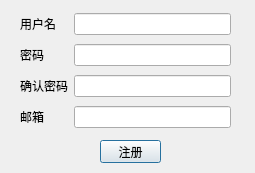
<?xml version="1.0" encoding="UTF-8"?>
<ui version="4.0">
 <class>Register</class>
 <widget class="QDialog" name="Register">
  <property name="geometry">
   <rect>
    <x>0</x>
    <y>0</y>
    <width>255</width>
    <height>173</height>
   </rect>
  </property>
  <property name="windowTitle">
   <string>Dialog</string>
  </property>
  <property name="styleSheet">
   <string notr="true"/>
  </property>
  <widget class="QPushButton" name="registerCheckButton">
   <property name="geometry">
    <rect>
     <x>100</x>
     <y>140</y>
     <width>61</width>
     <height>23</height>
    </rect>
   </property>
   <property name="styleSheet">
    <string notr="true">/*background-image: url(:/images/backw.png);*/</string>
   </property>
   <property name="text">
    <string>注册</string>
   </property>
  </widget>
  <widget class="QWidget" name="layoutWidget">
   <property name="geometry">
    <rect>
     <x>20</x>
     <y>10</y>
     <width>211</width>
     <height>121</height>
    </rect>
   </property>
   <layout class="QGridLayout" name="gridLayout">
    <item row="0" column="0">
     <widget class="QLabel" name="labelName">
      <property name="text">
       <string>用户名</string>
      </property>
     </widget>
    </item>
    <item row="0" column="1">
     <widget class="QLineEdit" name="lineEditName">
      <property name="styleSheet">
       <string notr="true"/>
      </property>
      <property name="text">
       <string/>
      </property>
     </widget>
    </item>
    <item row="1" column="0">
     <widget class="QLabel" name="labelPassword">
      <property name="text">
       <string>密码</string>
      </property>
     </widget>
    </item>
    <item row="1" column="1">
     <widget class="QLineEdit" name="lineEditPassword">
      <property name="styleSheet">
       <string notr="true">/*background-image: url(:/images/backw.png);*/</string>
      </property>
     </widget>
    </item>
    <item row="2" column="0">
     <widget class="QLabel" name="labelPasswordCheck">
      <property name="text">
       <string>确认密码</string>
      </property>
     </widget>
    </item>
    <item row="2" column="1">
     <widget class="QLineEdit" name="lineEditPasswordCheck">
      <property name="styleSheet">
       <string notr="true">/*background-image: url(:/images/backw.png);*/</string>
      </property>
     </widget>
    </item>
    <item row="3" column="0">
     <widget class="QLabel" name="labelEmail">
      <property name="text">
       <string>邮箱</string>
      </property>
     </widget>
    </item>
    <item row="3" column="1">
     <widget class="QLineEdit" name="lineEditEmail">
      <property name="styleSheet">
       <string notr="true">/*background-image: url(:/images/backw.png);*/</string>
      </property>
     </widget>
    </item>
   </layout>
  </widget>
 </widget>
 <resources/>
 <connections/>
</ui>
